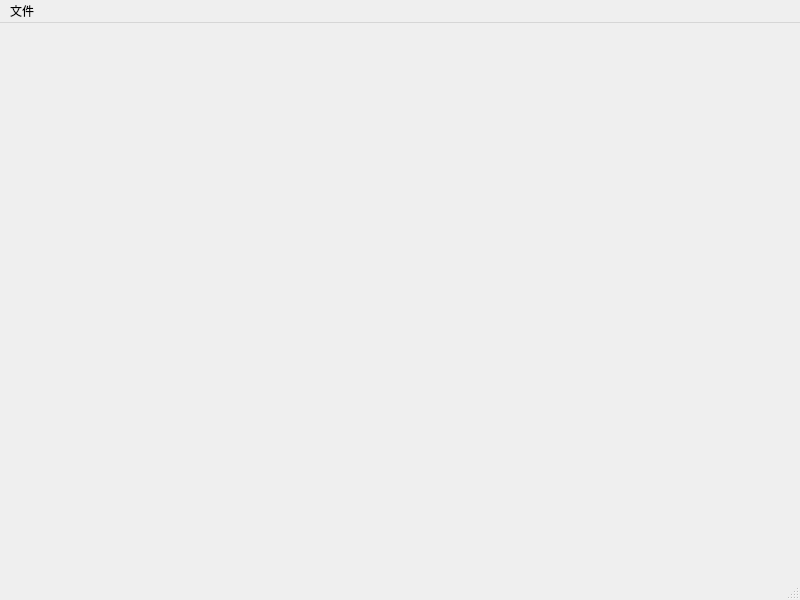
<?xml version="1.0" encoding="UTF-8"?>
<ui version="4.0">
 <class>MainWindow</class>
 <widget class="QMainWindow" name="MainWindow">
  <property name="geometry">
   <rect>
    <x>0</x>
    <y>0</y>
    <width>800</width>
    <height>600</height>
   </rect>
  </property>
  <property name="windowTitle">
   <string>MainWindow</string>
  </property>
  <property name="toolTip">
   <string/>
  </property>
  <widget class="Renderer" name="centralwidget"/>
  <widget class="QMenuBar" name="menubar">
   <property name="geometry">
    <rect>
     <x>0</x>
     <y>0</y>
     <width>800</width>
     <height>17</height>
    </rect>
   </property>
   <widget class="QMenu" name="mMenuFile">
    <property name="title">
     <string>文件</string>
    </property>
    <addaction name="mActionOpen"/>
   </widget>
   <addaction name="mMenuFile"/>
  </widget>
  <widget class="QStatusBar" name="statusbar"/>
  <action name="mActionOpen">
   <property name="text">
    <string>打开 ...</string>
   </property>
   <property name="shortcut">
    <string>Ctrl+O</string>
   </property>
  </action>
 </widget>
 <customwidgets>
  <customwidget>
   <class>Renderer</class>
   <extends>QWidget</extends>
   <header>renderer.h</header>
   <container>1</container>
  </customwidget>
 </customwidgets>
 <resources/>
 <connections/>
</ui>
